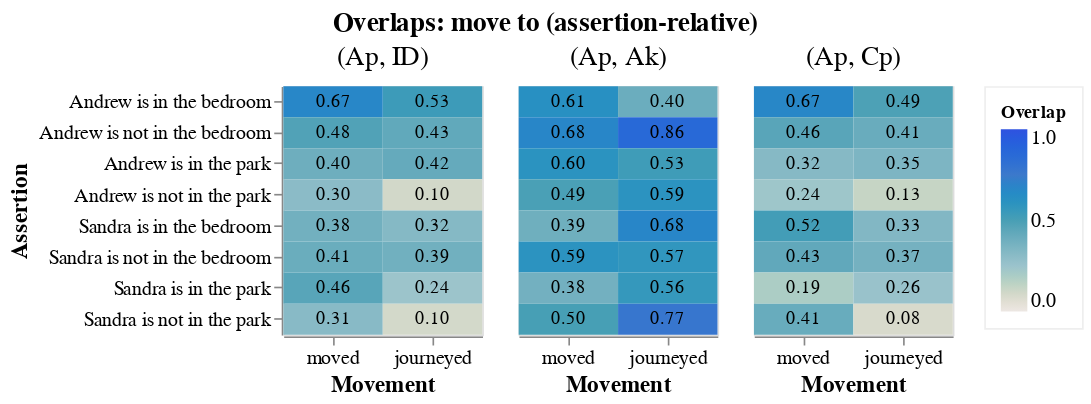

The cell this chart's notebook holds for it:
### Markdown cell above
For the following, we compute the assertion relative overlap between the two given states.

**Singletons**
- (Ap, ID) *Moving matters*: expect low overlaps
- (Ap, Ak) *Distinguishable locations*: expect low overlaps
- (Ap, Cp) *Distinguishable people*: expect low overlaps

### Code cell
VegaLite({
    "data": {"values": all_axioms_overlaps_df.loc[
        [s in ["(Ap, ID)", "(Ap, Ak)", "(Ap, Cp)"] for s in all_axioms_overlaps_df.states], 
        ["diag1", "diag2", "overlap_real", "ques", "movement", "movement2", "axiom", "states"]
    ].to_dict("records")},
    "transform": [
        {"as":"states", "calculate": "datum.states === '(init_b, ID)' ? '(ID)' : datum.states"},
        {"as":"states", "calculate": "datum.states === '(init_b, Ap)' ? '(Ap)' : datum.states"},
        # Must readjust mixed states to account for extra factor of 2.
        {"as":"overlap_real", "calculate": "indexof(['(ID)', '(Ap)', '(Ao)'], datum.states) < 0 ? datum.overlap_real / 2 : datum.overlap_real"},
        {"as":"overlap_real_rounded", "calculate": "format(datum.overlap_real, '.2f')"},
    ],
    "title": "Overlaps: move to (assertion-relative)",
    "facet": {"field": "states", "title": "", "sort": [
        "(Ap, ID)", "(Ap, Ak)", "(Ap, Cp)"
    ]},
    "columns": 3,
    "spec": {
        "width": 120,
        "height": 150,
        "encoding": {
            "x": {"field": "movement", "title": "Movement", "type": "nominal", "axis": {"labelAngle": 0}, "sort": [
                "Ak", "Cp", "Ap_Ak",
            ]},
            "y": {"field": "ques", "title": "Assertion", "type": "nominal", "sort": [
                "Ak", "Cp", "Ap_Ak",
            ]},
        },
        "layer": [
            {
                "mark": "rect",
                "encoding": {
                    "color": {
                        "field": "overlap_real", 
                        "type": "quantitative", 
                        "title": "Overlap", 
                        "legend": {
                            "gradientLength": 110,
                        },
                        "scale": {
                            "domain": [0,1],
                            "scheme": [
                                "#EDE7E3",
                                "#9BC3CC",
                                "#489FB5",
                                "#3C79CB",
                                "#2F52E0",
                            ]
                        },
                    },
                }
            },
            {
                "mark": "text",
                "encoding": {
                    "text": {"field": "overlap_real_rounded"},
                }
            },
        ],
    },
    "config": config,
})

### Figure 1 — Vega-Lite specification as saved in the notebook (floating-point values rounded to 4 significant figures)
{"columns": 3, "config": {"axis": {"labelFontSize": 12, "titleFontSize": 14}, "header": {"labelFontSize": 16, "labelFontWeight": "normal", "titleFontSize": 14, "titleFontWeight": "bold"}, "legend": {"fillColor": "#fffd", "labelFontSize": 12, "padding": 10, "strokeColor": "#eeeeee"}, "title": {"anchor": "center", "fontSize": 16}}, "data": {"values": [{"axiom": "distinguishable locations", "diag1": "Ap", "diag2": "Ak", "movement": "moved", "movement2": "moved", "overlap_real": 1.224, "ques": "Andrew is in the bedroom", "states": "(Ap, Ak)"}, {"axiom": "distinguishable locations", "diag1": "Ap", "diag2": "Ak", "movement": "journeyed", "movement2": "journeyed", "overlap_real": 0.8053, "ques": "Andrew is in the bedroom", "states": "(Ap, Ak)"}, {"axiom": "distinguishable locations", "diag1": "Ap", "diag2": "Ak", "movement": "moved", "movement2": "moved", "overlap_real": 1.352, "ques": "Andrew is not in the bedroom", "states": "(Ap, Ak)"}, {"axiom": "distinguishable locations", "diag1": "Ap", "diag2": "Ak", "movement": "journeyed", "movement2": "journeyed", "overlap_real": 1.73, "ques": "Andrew is not in the bedroom", "states": "(Ap, Ak)"}, {"axiom": "distinguishable locations", "diag1": "Ap", "diag2": "Ak", "movement": "moved", "movement2": "moved", "overlap_real": 1.194, "ques": "Andrew is in the park", "states": "(Ap, Ak)"}, {"axiom": "distinguishable locations", "diag1": "Ap", "diag2": "Ak", "movement": "journeyed", "movement2": "journeyed", "overlap_real": 1.055, "ques": "Andrew is in the park", "states": "(Ap, Ak)"}, {"axiom": "distinguishable locations", "diag1": "Ap", "diag2": "Ak", "movement": "moved", "movement2": "moved", "overlap_real": 0.9879, "ques": "Andrew is not in the park", "states": "(Ap, Ak)"}, {"axiom": "distinguishable locations", "diag1": "Ap", "diag2": "Ak", "movement": "journeyed", "movement2": "journeyed", "overlap_real": 1.184, "ques": "Andrew is not in the park", "states": "(Ap, Ak)"}, {"axiom": "distinguishable locations", "diag1": "Ap", "diag2": "Ak", "movement": "moved", "movement2": "moved", "overlap_real": 0.7842, "ques": "Sandra is in the bedroom", "states": "(Ap, Ak)"}, {"axiom": "distinguishable locations", "diag1": "Ap", "diag2": "Ak", "movement": "journeyed", "movement2": "journeyed", "overlap_real": 1.351, "ques": "Sandra is in the bedroom", "states": "(Ap, Ak)"}, {"axiom": "distinguishable locations", "diag1": "Ap", "diag2": "Ak", "movement": "moved", "movement2": "moved", "overlap_real": 1.189, "ques": "Sandra is not in the bedroom", "states": "(Ap, Ak)"}, {"axiom": "distinguishable locations", "diag1": "Ap", "diag2": "Ak", "movement": "journeyed", "movement2": "journeyed", "overlap_real": 1.148, "ques": "Sandra is not in the bedroom", "states": "(Ap, Ak)"}, {"axiom": "distinguishable locations", "diag1": "Ap", "diag2": "Ak", "movement": "moved", "movement2": "moved", "overlap_real": 0.7589, "ques": "Sandra is in the park", "states": "(Ap, Ak)"}, {"axiom": "distinguishable locations", "diag1": "Ap", "diag2": "Ak", "movement": "journeyed", "movement2": "journeyed", "overlap_real": 1.119, "ques": "Sandra is in the park", "states": "(Ap, Ak)"}, {"axiom": "distinguishable locations", "diag1": "Ap", "diag2": "Ak", "movement": "moved", "movement2": "moved", "overlap_real": 1.007, "ques": "Sandra is not in the park", "states": "(Ap, Ak)"}, {"axiom": "distinguishable locations", "diag1": "Ap", "diag2": "Ak", "movement": "journeyed", "movement2": "journeyed", "overlap_real": 1.546, "ques": "Sandra is not in the park", "states": "(Ap, Ak)"}, {"axiom": "distinguishable people", "diag1": "Ap", "diag2": "Cp", "movement": "moved", "movement2": "moved", "overlap_real": 1.342, "ques": "Andrew is in the bedroom", "states": "(Ap, Cp)"}, {"axiom": "distinguishable people", "diag1": "Ap", "diag2": "Cp", "movement": "journeyed", "movement2": "journeyed", "overlap_real": 0.9756, "ques": "Andrew is in the bedroom", "states": "(Ap, Cp)"}, {"axiom": "distinguishable people", "diag1": "Ap", "diag2": "Cp", "movement": "moved", "movement2": "moved", "overlap_real": 0.9102, "ques": "Andrew is not in the bedroom", "states": "(Ap, Cp)"}, {"axiom": "distinguishable people", "diag1": "Ap", "diag2": "Cp", "movement": "journeyed", "movement2": "journeyed", "overlap_real": 0.8207, "ques": "Andrew is not in the bedroom", "states": "(Ap, Cp)"}, {"axiom": "distinguishable people", "diag1": "Ap", "diag2": "Cp", "movement": "moved", "movement2": "moved", "overlap_real": 0.6405, "ques": "Andrew is in the park", "states": "(Ap, Cp)"}, {"axiom": "distinguishable people", "diag1": "Ap", "diag2": "Cp", "movement": "journeyed", "movement2": "journeyed", "overlap_real": 0.6938, "ques": "Andrew is in the park", "states": "(Ap, Cp)"}, {"axiom": "distinguishable people", "diag1": "Ap", "diag2": "Cp", "movement": "moved", "movement2": "moved", "overlap_real": 0.4702, "ques": "Andrew is not in the park", "states": "(Ap, Cp)"}, {"axiom": "distinguishable people", "diag1": "Ap", "diag2": "Cp", "movement": "journeyed", "movement2": "journeyed", "overlap_real": 0.2578, "ques": "Andrew is not in the park", "states": "(Ap, Cp)"}, {"axiom": "distinguishable people", "diag1": "Ap", "diag2": "Cp", "movement": "moved", "movement2": "moved", "overlap_real": 1.03, "ques": "Sandra is in the bedroom", "states": "(Ap, Cp)"}, {"axiom": "distinguishable people", "diag1": "Ap", "diag2": "Cp", "movement": "journeyed", "movement2": "journeyed", "overlap_real": 0.6658, "ques": "Sandra is in the bedroom", "states": "(Ap, Cp)"}, {"axiom": "distinguishable people", "diag1": "Ap", "diag2": "Cp", "movement": "moved", "movement2": "moved", "overlap_real": 0.8693, "ques": "Sandra is not in the bedroom", "states": "(Ap, Cp)"}, {"axiom": "distinguishable people", "diag1": "Ap", "diag2": "Cp", "movement": "journeyed", "movement2": "journeyed", "overlap_real": 0.7485, "ques": "Sandra is not in the bedroom", "states": "(Ap, Cp)"}, {"axiom": "distinguishable people", "diag1": "Ap", "diag2": "Cp", "movement": "moved", "movement2": "moved", "overlap_real": 0.383, "ques": "Sandra is in the park", "states": "(Ap, Cp)"}, {"axiom": "distinguishable people", "diag1": "Ap", "diag2": "Cp", "movement": "journeyed", "movement2": "journeyed", "overlap_real": 0.5137, "ques": "Sandra is in the park", "states": "(Ap, Cp)"}, {"axiom": "distinguishable people", "diag1": "Ap", "diag2": "Cp", "movement": "moved", "movement2": "moved", "overlap_real": 0.8236, "ques": "Sandra is not in the park", "states": "(Ap, Cp)"}, {"axiom": "distinguishable people", "diag1": "Ap", "diag2": "Cp", "movement": "journeyed", "movement2": "journeyed", "overlap_real": 0.1679, "ques": "Sandra is not in the park", "states": "(Ap, Cp)"}, {"axiom": "moving matters", "diag1": "Ap", "diag2": "ID", "movement": "moved", "movement2": "moved", "overlap_real": 1.348, "ques": "Andrew is in the bedroom", "states": "(Ap, ID)"}, {"axiom": "moving matters", "diag1": "Ap", "diag2": "ID", "movement": "journeyed", "movement2": "journeyed", "overlap_real": 1.068, "ques": "Andrew is in the bedroom", "states": "(Ap, ID)"}, {"axiom": "moving matters", "diag1": "Ap", "diag2": "ID", "movement": "moved", "movement2": "moved", "overlap_real": 0.9545, "ques": "Andrew is not in the bedroom", "states": "(Ap, ID)"}, {"axiom": "moving matters", "diag1": "Ap", "diag2": "ID", "movement": "journeyed", "movement2": "journeyed", "overlap_real": 0.8679, "ques": "Andrew is not in the bedroom", "states": "(Ap, ID)"}, {"axiom": "moving matters", "diag1": "Ap", "diag2": "ID", "movement": "moved", "movement2": "moved", "overlap_real": 0.7908, "ques": "Andrew is in the park", "states": "(Ap, ID)"}, {"axiom": "moving matters", "diag1": "Ap", "diag2": "ID", "movement": "journeyed", "movement2": "journeyed", "overlap_real": 0.8412, "ques": "Andrew is in the park", "states": "(Ap, ID)"}, {"axiom": "moving matters", "diag1": "Ap", "diag2": "ID", "movement": "moved", "movement2": "moved", "overlap_real": 0.6049, "ques": "Andrew is not in the park", "states": "(Ap, ID)"}, {"axiom": "moving matters", "diag1": "Ap", "diag2": "ID", "movement": "journeyed", "movement2": "journeyed", "overlap_real": 0.2014, "ques": "Andrew is not in the park", "states": "(Ap, ID)"}, {"axiom": "moving matters", "diag1": "Ap", "diag2": "ID", "movement": "moved", "movement2": "moved", "overlap_real": 0.7625, "ques": "Sandra is in the bedroom", "states": "(Ap, ID)"}, {"axiom": "moving matters", "diag1": "Ap", "diag2": "ID", "movement": "journeyed", "movement2": "journeyed", "overlap_real": 0.6458, "ques": "Sandra is in the bedroom", "states": "(Ap, ID)"}, {"axiom": "moving matters", "diag1": "Ap", "diag2": "ID", "movement": "moved", "movement2": "moved", "overlap_real": 0.8116, "ques": "Sandra is not in the bedroom", "states": "(Ap, ID)"}, {"axiom": "moving matters", "diag1": "Ap", "diag2": "ID", "movement": "journeyed", "movement2": "journeyed", "overlap_real": 0.7707, "ques": "Sandra is not in the bedroom", "states": "(Ap, ID)"}, {"axiom": "moving matters", "diag1": "Ap", "diag2": "ID", "movement": "moved", "movement2": "moved", "overlap_real": 0.9151, "ques": "Sandra is in the park", "states": "(Ap, ID)"}, {"axiom": "moving matters", "diag1": "Ap", "diag2": "ID", "movement": "journeyed", "movement2": "journeyed", "overlap_real": 0.4865, "ques": "Sandra is in the park", "states": "(Ap, ID)"}, {"axiom": "moving matters", "diag1": "Ap", "diag2": "ID", "movement": "moved", "movement2": "moved", "overlap_real": 0.6249, "ques": "Sandra is not in the park", "states": "(Ap, ID)"}, {"axiom": "moving matters", "diag1": "Ap", "diag2": "ID", "movement": "journeyed", "movement2": "journeyed", "overlap_real": 0.1935, "ques": "Sandra is not in the park", "states": "(Ap, ID)"}]}, "facet": {"field": "states", "sort": ["(Ap, ID)", "(Ap, Ak)", "(Ap, Cp)"], "title": ""}, "spec": {"encoding": {"x": {"axis": {"labelAngle": 0}, "field": "movement", "sort": ["Ak", "Cp", "Ap_Ak"], "title": "Movement", "type": "nominal"}, "y": {"field": "ques", "sort": ["Ak", "Cp", "Ap_Ak"], "title": "Assertion", "type": "nominal"}}, "height": 150, "layer": [{"encoding": {"color": {"field": "overlap_real", "legend": {"gradientLength": 110}, "scale": {"domain": [0, 1], "scheme": ["#EDE7E3", "#9BC3CC", "#489FB5", "#3C79CB", "#2F52E0"]}, "title": "Overlap", "type": "quantitative"}}, "mark": "rect"}, {"encoding": {"text": {"field": "overlap_real_rounded"}}, "mark": "text"}], "width": 120}, "title": "Overlaps: move to (assertion-relative)", "transform": [{"as": "states", "calculate": "datum.states === '(init_b, ID)' ? '(ID)' : datum.states"}, {"as": "states", "calculate": "datum.states === '(init_b, Ap)' ? '(Ap)' : datum.states"}, {"as": "overlap_real", "calculate": "indexof(['(ID)', '(Ap)', '(Ao)'], datum.states) < 0 ? datum.overlap_real / 2 : datum.overlap_real"}, {"as": "overlap_real_rounded", "calculate": "format(datum.overlap_real, '.2f')"}]}
